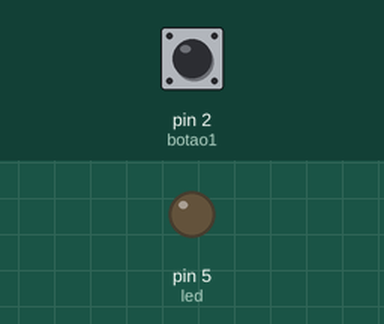
This sketch was run on a simulated Arduino Uno, built with avr-gcc and run on an emulated ATmega328P. Parts: output pins drawn as LEDs (lit = HIGH). The test bench sets the inputs (shaded band); at power-on: pin 2 (botao1) LOW.

Above: at 1.2 s.
1.3 s: pin 2 (botao1) pulled HIGH for 0.15 s
At 1.9 s:
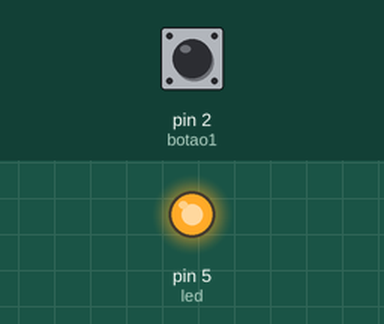
Timing chart, 0 to 4.3 s (numbered marks = the images above; inputs shaded):
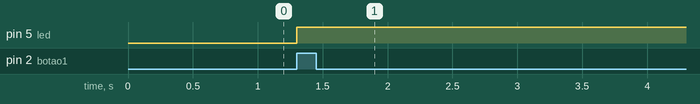

Measured:
- after the input at 1.3 s, pin 5 (led): LOW → HIGH at once

The sketch:

codigo.ino
```cpp
const int botao1 =2;
const int led =5;

int var1;

void setup()
{
  pinMode(botao1, INPUT);
  pinMode(led, OUTPUT);
  //Serial.begin(9600);
}

void loop()
{
  var1 = digitalRead(botao1);

  if(var1)
  digitalWrite(led, HIGH);
}
```
